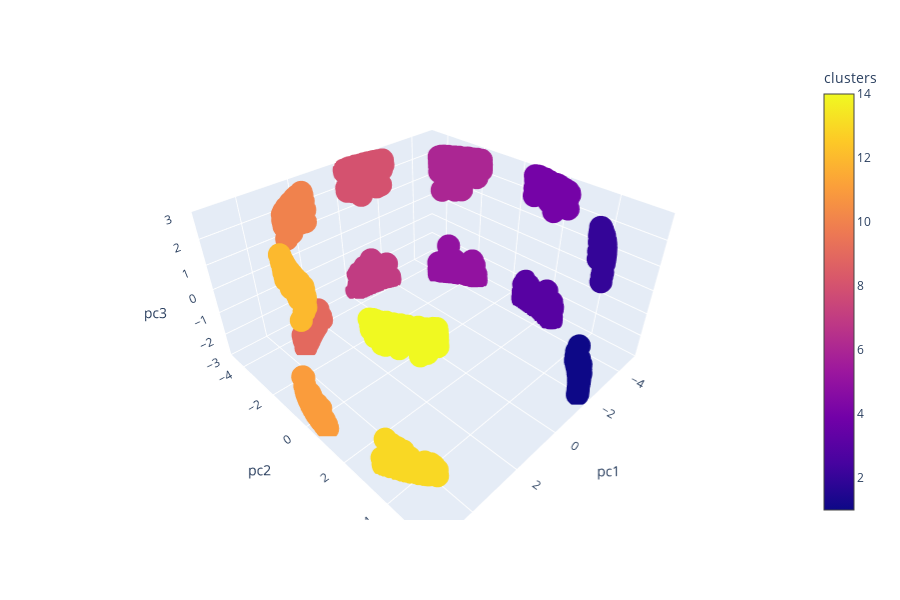

Source (notebook cell):
### Code cell
fig = px.scatter_3d(pd.DataFrame(np.concatenate((X_test_pca[:, :3], y_data), axis=1), columns=["pc1", "pc2", "pc3", "clusters"]), x="pc1", y="pc2", z="pc3",color="clusters" )
fig.show()

### Figure 1 — Plotly figure (JSON) as saved in the notebook; plotly's stock layout.template omitted (floating-point values rounded to 4 significant figures; data arrays with more than 128 entries replaced by an {"elided": "..."} marker saying what was removed)
{"data": [{"hoverlabel": {"namelength": 0}, "hovertemplate": "pc1=%{x}<br>pc2=%{y}<br>pc3=%{z}<br>clusters=%{marker.color}", "legendgroup": "", "marker": {"color": {"elided": "1400 int values"}, "coloraxis": "coloraxis", "symbol": "circle"}, "mode": "markers", "name": "", "scene": "scene", "showlegend": false, "type": "scatter3d", "x": {"elided": "1400 float values"}, "y": {"elided": "1400 float values"}, "z": {"elided": "1400 float values"}}], "layout": {"coloraxis": {"colorbar": {"title": {"text": "clusters"}}, "colorscale": [[0, "#0d0887"], [0.1111, "#46039f"], [0.2222, "#7201a8"], [0.3333, "#9c179e"], [0.4444, "#bd3786"], [0.5556, "#d8576b"], [0.6667, "#ed7953"], [0.7778, "#fb9f3a"], [0.8889, "#fdca26"], [1, "#f0f921"]]}, "height": 600, "legend": {"tracegroupgap": 0}, "margin": {"t": 60}, "scene": {"domain": {"x": [0, 0.98], "y": [0, 1]}, "xaxis": {"title": {"text": "pc1"}}, "yaxis": {"title": {"text": "pc2"}}, "zaxis": {"title": {"text": "pc3"}}}}}
